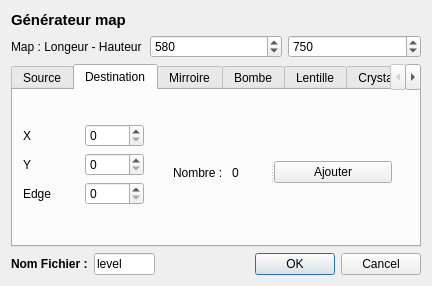
<?xml version="1.0" encoding="UTF-8"?>
<ui version="4.0">
 <class>generateur</class>
 <widget class="QDialog" name="generateur">
  <property name="geometry">
   <rect>
    <x>0</x>
    <y>0</y>
    <width>432</width>
    <height>286</height>
   </rect>
  </property>
  <property name="minimumSize">
   <size>
    <width>432</width>
    <height>286</height>
   </size>
  </property>
  <property name="maximumSize">
   <size>
    <width>432</width>
    <height>286</height>
   </size>
  </property>
  <property name="windowTitle">
   <string>Générateur Map</string>
  </property>
  <property name="sizeGripEnabled">
   <bool>false</bool>
  </property>
  <property name="modal">
   <bool>false</bool>
  </property>
  <layout class="QGridLayout" name="gridLayout">
   <item row="3" column="0">
    <layout class="QHBoxLayout" name="finDialog">
     <item>
      <widget class="QLabel" name="label_9">
       <property name="font">
        <font>
         <weight>75</weight>
         <bold>true</bold>
        </font>
       </property>
       <property name="text">
        <string>Nom Fichier :</string>
       </property>
      </widget>
     </item>
     <item>
      <widget class="QLineEdit" name="nomFichier">
       <property name="text">
        <string>level</string>
       </property>
       <property name="maxLength">
        <number>10</number>
       </property>
      </widget>
     </item>
     <item>
      <spacer name="horizontalSpacer">
       <property name="orientation">
        <enum>Qt::Horizontal</enum>
       </property>
       <property name="sizeHint" stdset="0">
        <size>
         <width>140</width>
         <height>20</height>
        </size>
       </property>
      </spacer>
     </item>
     <item>
      <widget class="QDialogButtonBox" name="buttonBox">
       <property name="orientation">
        <enum>Qt::Horizontal</enum>
       </property>
       <property name="standardButtons">
        <set>QDialogButtonBox::Cancel|QDialogButtonBox::Ok</set>
       </property>
      </widget>
     </item>
    </layout>
   </item>
   <item row="0" column="0">
    <widget class="QLabel" name="titre">
     <property name="font">
      <font>
       <pointsize>11</pointsize>
       <weight>75</weight>
       <bold>true</bold>
      </font>
     </property>
     <property name="text">
      <string>Générateur map</string>
     </property>
    </widget>
   </item>
   <item row="1" column="0">
    <layout class="QHBoxLayout" name="tailleScene">
     <item>
      <widget class="QLabel" name="label_2">
       <property name="text">
        <string>Map : Longeur - Hauteur</string>
       </property>
      </widget>
     </item>
     <item>
      <widget class="QSpinBox" name="longeurMap">
       <property name="maximum">
        <number>1000</number>
       </property>
       <property name="value">
        <number>580</number>
       </property>
      </widget>
     </item>
     <item>
      <widget class="QSpinBox" name="hauteurMap">
       <property name="maximum">
        <number>1000</number>
       </property>
       <property name="value">
        <number>750</number>
       </property>
      </widget>
     </item>
    </layout>
   </item>
   <item row="2" column="0">
    <widget class="QTabWidget" name="tableau">
     <property name="enabled">
      <bool>true</bool>
     </property>
     <property name="currentIndex">
      <number>1</number>
     </property>
     <widget class="QWidget" name="Source">
      <attribute name="title">
       <string>Source</string>
      </attribute>
      <widget class="QSplitter" name="splitter_3">
       <property name="geometry">
        <rect>
         <x>160</x>
         <y>70</y>
         <width>219</width>
         <height>25</height>
        </rect>
       </property>
       <property name="orientation">
        <enum>Qt::Horizontal</enum>
       </property>
       <widget class="QWidget" name="horizontalLayoutWidget_12">
        <layout class="QHBoxLayout" name="horizontalLayout_12">
         <item>
          <widget class="QLabel" name="label_12">
           <property name="text">
            <string>Nombre : </string>
           </property>
          </widget>
         </item>
         <item>
          <widget class="QLabel" name="nbrSource">
           <property name="text">
            <string>0</string>
           </property>
          </widget>
         </item>
        </layout>
       </widget>
       <widget class="QWidget" name="horizontalLayoutWidget_7">
        <layout class="QHBoxLayout" name="horizontalLayout_7">
         <item>
          <widget class="QPushButton" name="ajouterSource">
           <property name="text">
            <string>Ajouter</string>
           </property>
          </widget>
         </item>
        </layout>
       </widget>
      </widget>
      <widget class="QWidget" name="verticalLayoutWidget_2">
       <property name="geometry">
        <rect>
         <x>10</x>
         <y>10</y>
         <width>121</width>
         <height>151</height>
        </rect>
       </property>
       <layout class="QVBoxLayout" name="verticalSource">
        <property name="spacing">
         <number>2</number>
        </property>
        <item>
         <layout class="QHBoxLayout" name="horizontalLayout_23">
          <item>
           <widget class="QLabel" name="label_3">
            <property name="text">
             <string>X</string>
            </property>
           </widget>
          </item>
          <item>
           <widget class="QSpinBox" name="sourceX">
            <property name="maximum">
             <number>1000</number>
            </property>
           </widget>
          </item>
         </layout>
        </item>
        <item>
         <layout class="QHBoxLayout" name="horizontalLayout_25">
          <item>
           <widget class="QLabel" name="label_4">
            <property name="text">
             <string>Y</string>
            </property>
           </widget>
          </item>
          <item>
           <widget class="QSpinBox" name="sourceY">
            <property name="maximum">
             <number>1000</number>
            </property>
           </widget>
          </item>
         </layout>
        </item>
        <item>
         <layout class="QHBoxLayout" name="horizontalLayout_26">
          <item>
           <widget class="QLabel" name="label_5">
            <property name="text">
             <string>Edge</string>
            </property>
           </widget>
          </item>
          <item>
           <widget class="QSpinBox" name="sourceEdge">
            <property name="maximum">
             <number>99</number>
            </property>
           </widget>
          </item>
         </layout>
        </item>
        <item>
         <layout class="QHBoxLayout" name="horizontalLayout_27">
          <item>
           <widget class="QLabel" name="label_6">
            <property name="text">
             <string>Wlength</string>
            </property>
           </widget>
          </item>
          <item>
           <widget class="QSpinBox" name="sourceWlength">
            <property name="maximum">
             <number>1000</number>
            </property>
           </widget>
          </item>
         </layout>
        </item>
        <item>
         <layout class="QHBoxLayout" name="horizontalLayout_24">
          <item>
           <widget class="QLabel" name="label_40">
            <property name="text">
             <string>angle</string>
            </property>
           </widget>
          </item>
          <item>
           <widget class="QDoubleSpinBox" name="sourceAngle"/>
          </item>
         </layout>
        </item>
       </layout>
      </widget>
     </widget>
     <widget class="QWidget" name="Dest">
      <attribute name="title">
       <string>Destination</string>
      </attribute>
      <widget class="QSplitter" name="splitter_4">
       <property name="geometry">
        <rect>
         <x>160</x>
         <y>70</y>
         <width>219</width>
         <height>25</height>
        </rect>
       </property>
       <property name="orientation">
        <enum>Qt::Horizontal</enum>
       </property>
       <widget class="QWidget" name="horizontalLayoutWidget_13">
        <layout class="QHBoxLayout" name="horizontalLayout_13">
         <item>
          <widget class="QLabel" name="label_14">
           <property name="text">
            <string>Nombre : </string>
           </property>
          </widget>
         </item>
         <item>
          <widget class="QLabel" name="nbrDest">
           <property name="text">
            <string>0</string>
           </property>
          </widget>
         </item>
        </layout>
       </widget>
       <widget class="QWidget" name="horizontalLayoutWidget_14">
        <layout class="QHBoxLayout" name="horizontalLayout_14">
         <item>
          <widget class="QPushButton" name="ajouterDest">
           <property name="text">
            <string>Ajouter</string>
           </property>
          </widget>
         </item>
        </layout>
       </widget>
      </widget>
      <widget class="QWidget" name="verticalLayoutWidget_3">
       <property name="geometry">
        <rect>
         <x>10</x>
         <y>30</y>
         <width>121</width>
         <height>91</height>
        </rect>
       </property>
       <layout class="QVBoxLayout" name="verticalDestination">
        <property name="spacing">
         <number>2</number>
        </property>
        <item>
         <layout class="QHBoxLayout" name="horizontalLayout_30">
          <item>
           <widget class="QLabel" name="label_35">
            <property name="text">
             <string>X</string>
            </property>
           </widget>
          </item>
          <item>
           <widget class="QSpinBox" name="DestX">
            <property name="maximum">
             <number>1000</number>
            </property>
           </widget>
          </item>
         </layout>
        </item>
        <item>
         <layout class="QHBoxLayout" name="horizontalLayout_28">
          <item>
           <widget class="QLabel" name="label_36">
            <property name="text">
             <string>Y</string>
            </property>
           </widget>
          </item>
          <item>
           <widget class="QSpinBox" name="DestY">
            <property name="maximum">
             <number>1000</number>
            </property>
           </widget>
          </item>
         </layout>
        </item>
        <item>
         <layout class="QHBoxLayout" name="horizontalLayout_31">
          <item>
           <widget class="QLabel" name="label_37">
            <property name="text">
             <string>Edge</string>
            </property>
           </widget>
          </item>
          <item>
           <widget class="QSpinBox" name="DestEdge">
            <property name="maximum">
             <number>99</number>
            </property>
           </widget>
          </item>
         </layout>
        </item>
       </layout>
      </widget>
     </widget>
     <widget class="QWidget" name="Mir">
      <attribute name="title">
       <string>Mirroire</string>
      </attribute>
      <widget class="QSplitter" name="splitter">
       <property name="geometry">
        <rect>
         <x>160</x>
         <y>70</y>
         <width>219</width>
         <height>25</height>
        </rect>
       </property>
       <property name="orientation">
        <enum>Qt::Horizontal</enum>
       </property>
       <widget class="QWidget" name="horizontalLayoutWidget_10">
        <layout class="QHBoxLayout" name="horizontalLayout_10">
         <item>
          <widget class="QLabel" name="label_8">
           <property name="text">
            <string>Nombre : </string>
           </property>
          </widget>
         </item>
         <item>
          <widget class="QLabel" name="nbrMirroir">
           <property name="text">
            <string>0</string>
           </property>
          </widget>
         </item>
        </layout>
       </widget>
       <widget class="QWidget" name="horizontalLayoutWidget_3">
        <layout class="QHBoxLayout" name="horizontalLayout_3">
         <item>
          <widget class="QPushButton" name="ajouterMirroir">
           <property name="text">
            <string>Ajouter</string>
           </property>
          </widget>
         </item>
         <item>
          <widget class="QPushButton" name="supprimerMirroir">
           <property name="text">
            <string>Supprimer</string>
           </property>
          </widget>
         </item>
        </layout>
       </widget>
      </widget>
      <widget class="QWidget" name="verticalLayoutWidget_4">
       <property name="geometry">
        <rect>
         <x>10</x>
         <y>30</y>
         <width>121</width>
         <height>111</height>
        </rect>
       </property>
       <layout class="QVBoxLayout" name="verticalMirroire">
        <property name="spacing">
         <number>2</number>
        </property>
        <item>
         <layout class="QHBoxLayout" name="horizontalLayout_32">
          <item>
           <widget class="QLabel" name="label_26">
            <property name="text">
             <string>X</string>
            </property>
           </widget>
          </item>
          <item>
           <widget class="QSpinBox" name="mirX">
            <property name="maximum">
             <number>1000</number>
            </property>
           </widget>
          </item>
         </layout>
        </item>
        <item>
         <layout class="QHBoxLayout" name="horizontalLayout_35">
          <item>
           <widget class="QLabel" name="label_27">
            <property name="text">
             <string>Y</string>
            </property>
           </widget>
          </item>
          <item>
           <widget class="QSpinBox" name="mirY">
            <property name="maximum">
             <number>1000</number>
            </property>
           </widget>
          </item>
         </layout>
        </item>
        <item>
         <layout class="QHBoxLayout" name="horizontalLayout_34">
          <item>
           <widget class="QLabel" name="label_28">
            <property name="text">
             <string>taille</string>
            </property>
           </widget>
          </item>
          <item>
           <widget class="QSpinBox" name="mirTaille">
            <property name="maximum">
             <number>150</number>
            </property>
           </widget>
          </item>
         </layout>
        </item>
        <item>
         <layout class="QHBoxLayout" name="horizontalLayout_33">
          <item>
           <widget class="QLabel" name="label_29">
            <property name="text">
             <string>angle</string>
            </property>
           </widget>
          </item>
          <item>
           <widget class="QDoubleSpinBox" name="mirAngle"/>
          </item>
         </layout>
        </item>
       </layout>
      </widget>
     </widget>
     <widget class="QWidget" name="bom">
      <attribute name="title">
       <string>Bombe</string>
      </attribute>
      <widget class="QSplitter" name="splitter_5">
       <property name="geometry">
        <rect>
         <x>160</x>
         <y>70</y>
         <width>219</width>
         <height>25</height>
        </rect>
       </property>
       <property name="orientation">
        <enum>Qt::Horizontal</enum>
       </property>
       <widget class="QWidget" name="horizontalLayoutWidget_15">
        <layout class="QHBoxLayout" name="horizontalLayout_15">
         <item>
          <widget class="QLabel" name="label_16">
           <property name="text">
            <string>Nombre : </string>
           </property>
          </widget>
         </item>
         <item>
          <widget class="QLabel" name="nbrBombe">
           <property name="text">
            <string>0</string>
           </property>
          </widget>
         </item>
        </layout>
       </widget>
       <widget class="QWidget" name="horizontalLayoutWidget_4">
        <layout class="QHBoxLayout" name="horizontalLayout_4">
         <item>
          <widget class="QPushButton" name="ajouterBombe">
           <property name="text">
            <string>Ajouter</string>
           </property>
          </widget>
         </item>
         <item>
          <widget class="QPushButton" name="supprimerBombe">
           <property name="text">
            <string>Supprimer</string>
           </property>
          </widget>
         </item>
        </layout>
       </widget>
      </widget>
      <widget class="QWidget" name="verticalLayoutWidget_5">
       <property name="geometry">
        <rect>
         <x>10</x>
         <y>30</y>
         <width>121</width>
         <height>91</height>
        </rect>
       </property>
       <layout class="QVBoxLayout" name="verticalBombe">
        <property name="spacing">
         <number>2</number>
        </property>
        <item>
         <layout class="QHBoxLayout" name="horizontalLayout">
          <item>
           <widget class="QLabel" name="label_23">
            <property name="text">
             <string>X</string>
            </property>
           </widget>
          </item>
          <item>
           <widget class="QSpinBox" name="bombeX">
            <property name="maximum">
             <number>1000</number>
            </property>
           </widget>
          </item>
         </layout>
        </item>
        <item>
         <layout class="QHBoxLayout" name="horizontalLayout_36">
          <item>
           <widget class="QLabel" name="label_24">
            <property name="text">
             <string>Y</string>
            </property>
           </widget>
          </item>
          <item>
           <widget class="QSpinBox" name="bombeY">
            <property name="maximum">
             <number>1000</number>
            </property>
           </widget>
          </item>
         </layout>
        </item>
        <item>
         <layout class="QHBoxLayout" name="horizontalLayout_2">
          <item>
           <widget class="QLabel" name="label_25">
            <property name="text">
             <string>rad</string>
            </property>
           </widget>
          </item>
          <item>
           <widget class="QSpinBox" name="bombeRad">
            <property name="maximum">
             <number>99</number>
            </property>
           </widget>
          </item>
         </layout>
        </item>
       </layout>
      </widget>
     </widget>
     <widget class="QWidget" name="len">
      <attribute name="title">
       <string>Lentille</string>
      </attribute>
      <widget class="QSplitter" name="splitter_6">
       <property name="geometry">
        <rect>
         <x>160</x>
         <y>70</y>
         <width>219</width>
         <height>25</height>
        </rect>
       </property>
       <property name="orientation">
        <enum>Qt::Horizontal</enum>
       </property>
       <widget class="QWidget" name="horizontalLayoutWidget_16">
        <layout class="QHBoxLayout" name="horizontalLayout_16">
         <item>
          <widget class="QLabel" name="label_18">
           <property name="text">
            <string>Nombre : </string>
           </property>
          </widget>
         </item>
         <item>
          <widget class="QLabel" name="nbrLen">
           <property name="text">
            <string>0</string>
           </property>
          </widget>
         </item>
        </layout>
       </widget>
       <widget class="QWidget" name="horizontalLayoutWidget_5">
        <layout class="QHBoxLayout" name="horizontalLayout_5">
         <item>
          <widget class="QPushButton" name="ajouterLen">
           <property name="text">
            <string>Ajouter</string>
           </property>
          </widget>
         </item>
         <item>
          <widget class="QPushButton" name="supprimerLen">
           <property name="text">
            <string>Supprimer</string>
           </property>
          </widget>
         </item>
        </layout>
       </widget>
      </widget>
      <widget class="QWidget" name="verticalLayoutWidget">
       <property name="geometry">
        <rect>
         <x>10</x>
         <y>0</y>
         <width>121</width>
         <height>171</height>
        </rect>
       </property>
       <layout class="QVBoxLayout" name="verticalLentille">
        <property name="spacing">
         <number>2</number>
        </property>
        <item>
         <layout class="QHBoxLayout" name="horizontalLayout_9">
          <item>
           <widget class="QLabel" name="label_30">
            <property name="text">
             <string>X</string>
            </property>
           </widget>
          </item>
          <item>
           <widget class="QSpinBox" name="lenX">
            <property name="minimum">
             <number>0</number>
            </property>
            <property name="maximum">
             <number>961</number>
            </property>
           </widget>
          </item>
         </layout>
        </item>
        <item>
         <layout class="QHBoxLayout" name="horizontalLayout_18">
          <item>
           <widget class="QLabel" name="label_31">
            <property name="text">
             <string>Y</string>
            </property>
           </widget>
          </item>
          <item>
           <widget class="QSpinBox" name="lenY">
            <property name="maximum">
             <number>1000</number>
            </property>
           </widget>
          </item>
         </layout>
        </item>
        <item>
         <layout class="QHBoxLayout" name="horizontalLayout_20">
          <item>
           <widget class="QLabel" name="label_32">
            <property name="text">
             <string>Width</string>
            </property>
           </widget>
          </item>
          <item>
           <widget class="QSpinBox" name="lenWidth">
            <property name="maximum">
             <number>99</number>
            </property>
           </widget>
          </item>
         </layout>
        </item>
        <item>
         <layout class="QHBoxLayout" name="horizontalLayout_19">
          <item>
           <widget class="QLabel" name="label_33">
            <property name="text">
             <string>height</string>
            </property>
           </widget>
          </item>
          <item>
           <widget class="QSpinBox" name="lenHeight">
            <property name="maximum">
             <number>1000</number>
            </property>
           </widget>
          </item>
         </layout>
        </item>
        <item>
         <layout class="QHBoxLayout" name="horizontalLayout_21">
          <item>
           <widget class="QLabel" name="label_34">
            <property name="text">
             <string>Wlmin</string>
            </property>
           </widget>
          </item>
          <item>
           <widget class="QSpinBox" name="lenWlmin">
            <property name="maximum">
             <number>1000</number>
            </property>
           </widget>
          </item>
         </layout>
        </item>
        <item>
         <layout class="QHBoxLayout" name="horizontalLayout_22">
          <item>
           <widget class="QLabel" name="label_39">
            <property name="text">
             <string>Wlmax</string>
            </property>
           </widget>
          </item>
          <item>
           <widget class="QSpinBox" name="lenWlmax">
            <property name="maximum">
             <number>1000</number>
            </property>
           </widget>
          </item>
         </layout>
        </item>
       </layout>
      </widget>
     </widget>
     <widget class="QWidget" name="cry">
      <attribute name="title">
       <string>Crystal</string>
      </attribute>
      <widget class="QSplitter" name="splitter_2">
       <property name="geometry">
        <rect>
         <x>160</x>
         <y>70</y>
         <width>219</width>
         <height>25</height>
        </rect>
       </property>
       <property name="orientation">
        <enum>Qt::Horizontal</enum>
       </property>
       <widget class="QWidget" name="horizontalLayoutWidget_11">
        <layout class="QHBoxLayout" name="horizontalLayout_11">
         <item>
          <widget class="QLabel" name="label_10">
           <property name="text">
            <string>Nombre : </string>
           </property>
          </widget>
         </item>
         <item>
          <widget class="QLabel" name="nbrCrystal">
           <property name="text">
            <string>0</string>
           </property>
          </widget>
         </item>
        </layout>
       </widget>
       <widget class="QWidget" name="horizontalLayoutWidget_6">
        <layout class="QHBoxLayout" name="horizontalLayout_6">
         <item>
          <widget class="QPushButton" name="ajouterCrystal">
           <property name="text">
            <string>Ajouter</string>
           </property>
          </widget>
         </item>
         <item>
          <widget class="QPushButton" name="supprimerCrystal">
           <property name="text">
            <string>Supprimer</string>
           </property>
          </widget>
         </item>
        </layout>
       </widget>
      </widget>
      <widget class="QWidget" name="verticalLayoutWidget_6">
       <property name="geometry">
        <rect>
         <x>10</x>
         <y>30</y>
         <width>121</width>
         <height>111</height>
        </rect>
       </property>
       <layout class="QVBoxLayout" name="verticalCrystal">
        <property name="spacing">
         <number>2</number>
        </property>
        <item>
         <layout class="QHBoxLayout" name="horizontalLayout_38">
          <item>
           <widget class="QLabel" name="label_7">
            <property name="text">
             <string>X</string>
            </property>
           </widget>
          </item>
          <item>
           <widget class="QSpinBox" name="crystalX">
            <property name="maximum">
             <number>1000</number>
            </property>
           </widget>
          </item>
         </layout>
        </item>
        <item>
         <layout class="QHBoxLayout" name="horizontalLayout_40">
          <item>
           <widget class="QLabel" name="label_20">
            <property name="text">
             <string>Y</string>
            </property>
           </widget>
          </item>
          <item>
           <widget class="QSpinBox" name="crystalY">
            <property name="maximum">
             <number>1000</number>
            </property>
            <property name="singleStep">
             <number>1</number>
            </property>
           </widget>
          </item>
         </layout>
        </item>
        <item>
         <layout class="QHBoxLayout" name="horizontalLayout_39">
          <item>
           <widget class="QLabel" name="label_21">
            <property name="text">
             <string>rad</string>
            </property>
           </widget>
          </item>
          <item>
           <widget class="QSpinBox" name="crystalRad">
            <property name="maximum">
             <number>99</number>
            </property>
           </widget>
          </item>
         </layout>
        </item>
        <item>
         <layout class="QHBoxLayout" name="horizontalLayout_37">
          <item>
           <widget class="QLabel" name="label_22">
            <property name="text">
             <string>mod</string>
            </property>
           </widget>
          </item>
          <item>
           <widget class="QSpinBox" name="crystalMod">
            <property name="maximum">
             <number>1000</number>
            </property>
           </widget>
          </item>
         </layout>
        </item>
       </layout>
      </widget>
     </widget>
     <widget class="QWidget" name="mur">
      <attribute name="title">
       <string>Mur</string>
      </attribute>
      <widget class="QSplitter" name="splitter_43">
       <property name="geometry">
        <rect>
         <x>160</x>
         <y>70</y>
         <width>219</width>
         <height>25</height>
        </rect>
       </property>
       <property name="orientation">
        <enum>Qt::Horizontal</enum>
       </property>
       <widget class="QWidget" name="horizontalLayoutWidget_17">
        <layout class="QHBoxLayout" name="horizontalLayout_17">
         <item>
          <widget class="QLabel" name="label_11">
           <property name="text">
            <string>Nombre : </string>
           </property>
          </widget>
         </item>
         <item>
          <widget class="QLabel" name="nbrMur">
           <property name="text">
            <string>0</string>
           </property>
          </widget>
         </item>
        </layout>
       </widget>
       <widget class="QWidget" name="horizontalLayoutWidget_8">
        <layout class="QHBoxLayout" name="horizontalLayout_8">
         <item>
          <widget class="QPushButton" name="ajouterMur">
           <property name="text">
            <string>Ajouter</string>
           </property>
          </widget>
         </item>
         <item>
          <widget class="QPushButton" name="supprimerMur">
           <property name="text">
            <string>Supprimer</string>
           </property>
          </widget>
         </item>
        </layout>
       </widget>
      </widget>
      <widget class="QWidget" name="verticalLayoutWidget_7">
       <property name="geometry">
        <rect>
         <x>10</x>
         <y>30</y>
         <width>121</width>
         <height>111</height>
        </rect>
       </property>
       <layout class="QVBoxLayout" name="verticalMur">
        <property name="spacing">
         <number>2</number>
        </property>
        <item>
         <layout class="QHBoxLayout" name="horizontalLayout_41">
          <item>
           <widget class="QLabel" name="label_38">
            <property name="text">
             <string>P1 :X</string>
            </property>
           </widget>
          </item>
          <item>
           <widget class="QSpinBox" name="murP1X">
            <property name="maximum">
             <number>1000</number>
            </property>
           </widget>
          </item>
         </layout>
        </item>
        <item>
         <layout class="QHBoxLayout" name="horizontalLayout_44">
          <item>
           <widget class="QLabel" name="label_41">
            <property name="text">
             <string>P1 :Y</string>
            </property>
           </widget>
          </item>
          <item>
           <widget class="QSpinBox" name="murP1Y">
            <property name="maximum">
             <number>1000</number>
            </property>
           </widget>
          </item>
         </layout>
        </item>
        <item>
         <layout class="QHBoxLayout" name="horizontalLayout_43">
          <item>
           <widget class="QLabel" name="label_43">
            <property name="text">
             <string>P2 :X</string>
            </property>
           </widget>
          </item>
          <item>
           <widget class="QSpinBox" name="murP2X">
            <property name="maximum">
             <number>1000</number>
            </property>
           </widget>
          </item>
         </layout>
        </item>
        <item>
         <layout class="QHBoxLayout" name="horizontalLayout_42">
          <item>
           <widget class="QLabel" name="label_42">
            <property name="text">
             <string>P2 :Y</string>
            </property>
           </widget>
          </item>
          <item>
           <widget class="QSpinBox" name="murP2Y">
            <property name="maximum">
             <number>1000</number>
            </property>
           </widget>
          </item>
         </layout>
        </item>
       </layout>
      </widget>
     </widget>
    </widget>
   </item>
  </layout>
 </widget>
 <resources/>
 <connections>
  <connection>
   <sender>buttonBox</sender>
   <signal>accepted()</signal>
   <receiver>generateur</receiver>
   <slot>accept()</slot>
   <hints>
    <hint type="sourcelabel">
     <x>248</x>
     <y>254</y>
    </hint>
    <hint type="destinationlabel">
     <x>157</x>
     <y>274</y>
    </hint>
   </hints>
  </connection>
  <connection>
   <sender>buttonBox</sender>
   <signal>rejected()</signal>
   <receiver>generateur</receiver>
   <slot>reject()</slot>
   <hints>
    <hint type="sourcelabel">
     <x>316</x>
     <y>260</y>
    </hint>
    <hint type="destinationlabel">
     <x>286</x>
     <y>274</y>
    </hint>
   </hints>
  </connection>
 </connections>
</ui>
